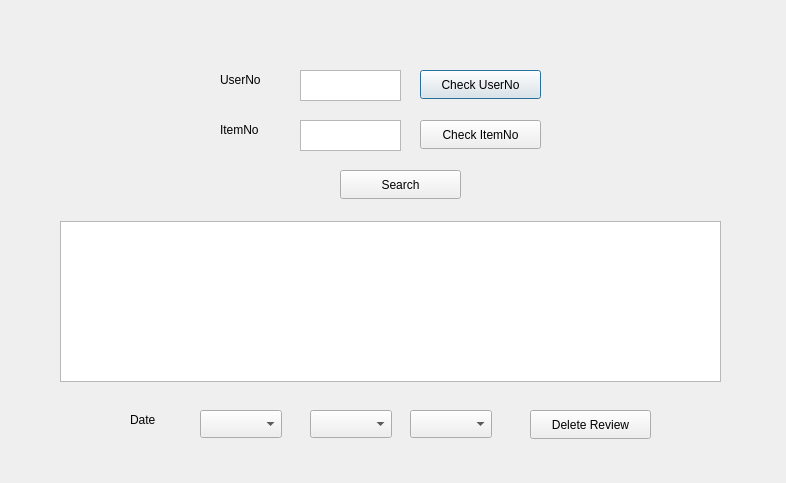
<?xml version="1.0" encoding="UTF-8"?>
<ui version="4.0">
 <class>delete_s2</class>
 <widget class="QDialog" name="delete_s2">
  <property name="geometry">
   <rect>
    <x>0</x>
    <y>0</y>
    <width>786</width>
    <height>483</height>
   </rect>
  </property>
  <property name="windowTitle">
   <string>Dialog</string>
  </property>
  <widget class="QPushButton" name="btn_userNo">
   <property name="geometry">
    <rect>
     <x>420</x>
     <y>70</y>
     <width>121</width>
     <height>29</height>
    </rect>
   </property>
   <property name="text">
    <string>Check UserNo</string>
   </property>
  </widget>
  <widget class="QLabel" name="label">
   <property name="geometry">
    <rect>
     <x>220</x>
     <y>70</y>
     <width>62</width>
     <height>20</height>
    </rect>
   </property>
   <property name="text">
    <string>UserNo</string>
   </property>
  </widget>
  <widget class="QLabel" name="label_2">
   <property name="geometry">
    <rect>
     <x>220</x>
     <y>120</y>
     <width>62</width>
     <height>20</height>
    </rect>
   </property>
   <property name="text">
    <string>ItemNo</string>
   </property>
  </widget>
  <widget class="QPushButton" name="btn_itemNo">
   <property name="geometry">
    <rect>
     <x>420</x>
     <y>120</y>
     <width>121</width>
     <height>29</height>
    </rect>
   </property>
   <property name="text">
    <string>Check ItemNo</string>
   </property>
  </widget>
  <widget class="QPlainTextEdit" name="textEdit_userNo">
   <property name="geometry">
    <rect>
     <x>300</x>
     <y>70</y>
     <width>101</width>
     <height>31</height>
    </rect>
   </property>
  </widget>
  <widget class="QPlainTextEdit" name="textEdit_itemNo">
   <property name="geometry">
    <rect>
     <x>300</x>
     <y>120</y>
     <width>101</width>
     <height>31</height>
    </rect>
   </property>
  </widget>
  <widget class="QPushButton" name="btn_delete">
   <property name="geometry">
    <rect>
     <x>530</x>
     <y>410</y>
     <width>121</width>
     <height>29</height>
    </rect>
   </property>
   <property name="text">
    <string>Delete Review</string>
   </property>
  </widget>
  <widget class="QTableWidget" name="tableWidget">
   <property name="geometry">
    <rect>
     <x>60</x>
     <y>221</y>
     <width>661</width>
     <height>161</height>
    </rect>
   </property>
  </widget>
  <widget class="QPushButton" name="btn_search">
   <property name="geometry">
    <rect>
     <x>340</x>
     <y>170</y>
     <width>121</width>
     <height>29</height>
    </rect>
   </property>
   <property name="text">
    <string>Search</string>
   </property>
  </widget>
  <widget class="QComboBox" name="comboBox_year">
   <property name="geometry">
    <rect>
     <x>200</x>
     <y>410</y>
     <width>82</width>
     <height>28</height>
    </rect>
   </property>
  </widget>
  <widget class="QComboBox" name="comboBox_month">
   <property name="geometry">
    <rect>
     <x>310</x>
     <y>410</y>
     <width>82</width>
     <height>28</height>
    </rect>
   </property>
  </widget>
  <widget class="QComboBox" name="comboBox_day">
   <property name="geometry">
    <rect>
     <x>410</x>
     <y>410</y>
     <width>82</width>
     <height>28</height>
    </rect>
   </property>
  </widget>
  <widget class="QLabel" name="label_3">
   <property name="geometry">
    <rect>
     <x>130</x>
     <y>410</y>
     <width>62</width>
     <height>20</height>
    </rect>
   </property>
   <property name="text">
    <string>Date</string>
   </property>
  </widget>
 </widget>
 <resources/>
 <connections/>
</ui>
